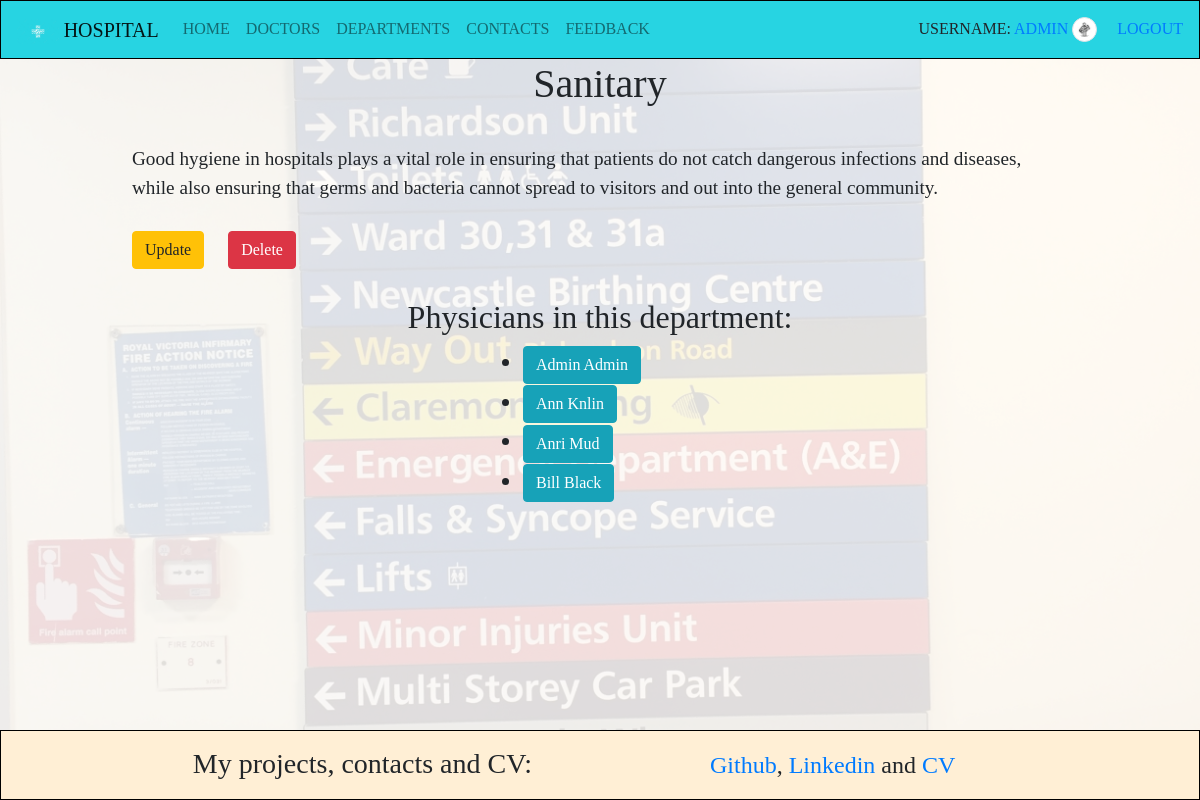
Page /departments/3/ (signed in) on the committed database.
### app/models.py (models this page shows, shortened)
class Doctor(AbstractUser):
    experience = models.IntegerField(null=True, blank=True, default=0)
    description = models.CharField(max_length=255, null=True, blank=True)
    contacts = models.IntegerField(null=True, blank=True)
    avatar = models.ImageField(upload_to="avatars", null=True, blank=True, default="avatars/default_user.png")
    department = models.ManyToManyField(Department)
    class Meta:
        ordering = ["first_name"]

class Department(models.Model):
    name = models.CharField(max_length=255)
    description = models.CharField(max_length=500, null=True, blank=True)
    class Meta:
        ordering = ["name"]

### app/views.py (the view)
# urls.py: path("departments/<int:pk>/", DepartmentDetailView.as_view(), name="departments_detail"),
class DepartmentDetailView(generic.DetailView):
    model = Department

### templates/app/department_detail.html (shortened to what this page needs)
{% extends "base.html" %}
{% block content %}
    <div class="department_detail">
        <h1 class="text-center">{{ department.name }}</h1>
        <br>
        <div class="department_description">
            {{ department.description }}
            <br>
            <br>
            <a class="btn btn-warning" href="{% url 'app:departments_update' pk=department.id %}">Update</a>
            <a class="btn btn-danger" href="{% url 'app:departments_delete' pk=department.id %}">Delete</a>
        </div>
        <div>
            <br>
            <h2 class="text-center">Physicians in this department:</h2>
            <div class="department_doctor">
                <ul>
                    {% for doctors in department.doctor_set.all %}
                    <li>
                        <a class="btn btn-info"  href="{% url 'app:doctor_detail' pk=doctors.id %}">
                        {{ doctors.first_name }} {{ doctors.last_name }}</a>
                    </li>
                    {% endfor %}
                </ul>
            </div>
        </div>
    </div>
{% endblock %}

### templates/includes/navbar.html (shortened to what this page needs)
<nav class="navbar navbar-light navbar-expand-lg bg-navbar fixed-top" role="navigation">
    <a class="navbar-brand">
        <img src="/static/images/brand-logo.jpeg" alt="" height="25">
        Hospital
    </a>
    <div class="collapse navbar-collapse" id="navbarSupportedContent">
        <ul class="navbar-nav mr-auto">
            <li class="nav-item">
                <a class="nav-link" href="{% url 'app:index' %}">Home</a>
            </li>
            <li class="nav-item">
                <a class="nav-link" href="{% url 'app:doctors_list' %}">Doctors</a>
            </li>
            <li class="nav-item">
                <a class="nav-link" href="{% url 'app:departments_list' %}">Departments</a>
            </li>
            <li class="nav-item">
                <a class="nav-link" href="{% url 'app:doctors_contact_list' %}">Contacts</a>
            </li>
            <li class="nav-item">
                <a class="nav-link" href="{% url 'app:contact_us' %}">Feedback</a>
            </li>
        </ul>
        <form class="form my-2 my-lg-0">
             {% if user.is_authenticated %}
                 Username: <a href="{% url 'app:doctor_detail' pk=user.id %}">{{ user.get_username }}</a>
                 <img class="img-thumbnail rounded-circle" style="width: 25px; height: 25px;" src="{{ user.avatar.url }}">
                 <a href="{% url 'logout'%}?next={{request.path}}">Logout</a>
            {% else %}
                <a href="{% url 'login'%}?next={{request.path}}">Login</a>
            {% endif %}
        </form>
    </div>
</nav>

### static/css/styles.css (style rules this page uses)
body { font-family: Verdana, serif; position: relative; min-height: 100vh; padding-top: 60px; padding-bottom: 150px; }
.navbar { background-color: #27d4e2; border: 1px solid black; text-transform: uppercase; }
.nav-item a::after { content: ''; display: block; width: 100%; background-color: #ccc; height: 1px; transform: scale(0); }
.department_description { margin-left: 10%; margin-right: 10%; }
.department_doctor { font-size: x-large; margin-left: 40%; }

### rows in the picture
Doctor: get_username "ADMIN", avatar (picture), first_name "Admin", last_name "Admin"
Department: name "Sanitary", description "Good hygiene in hospitals plays a vital role in ensuring that patients do not catch dangerous infections and diseases, while also ensuring that germs and bacteria cannot spread to visitors and out into the general community."
Doctor: first_name "Ann", last_name "Knlin"
Doctor: first_name "Anri", last_name "Mud"
Doctor: first_name "Bill", last_name "Black"
